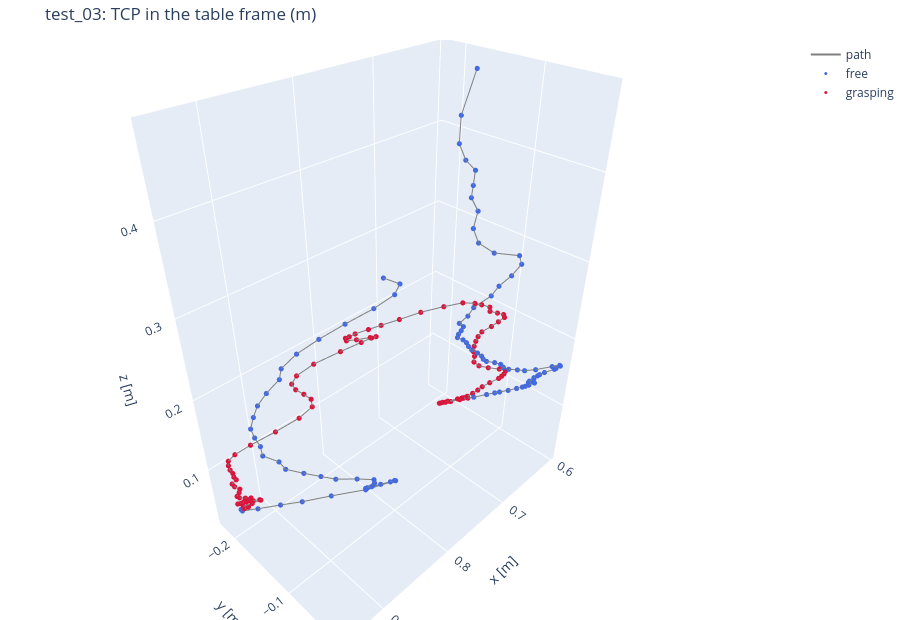
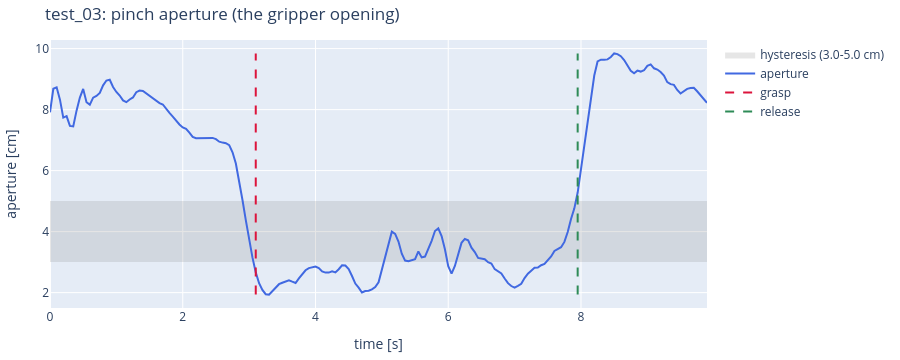

Notebook cell for these charts, in order:
### Markdown cell above
## Interactive: TCP path and gripper aperture

### Code cell
from hurobo.utils.viewer import aperture_figure, trajectory_figure

trajectory_figure(demo.tcp_pos_table, demo.is_grasping, title="test_03: TCP in the table frame (m)").show()
aperture_figure(
    demo.timestamps_s,
    demo.pinch_aperture_m,
    diagnosis.close_threshold_m,
    diagnosis.open_threshold_m,
    demo.grasp_frame_idx,
    demo.release_frame_idx,
    title="test_03: pinch aperture (the gripper opening)",
).show()
